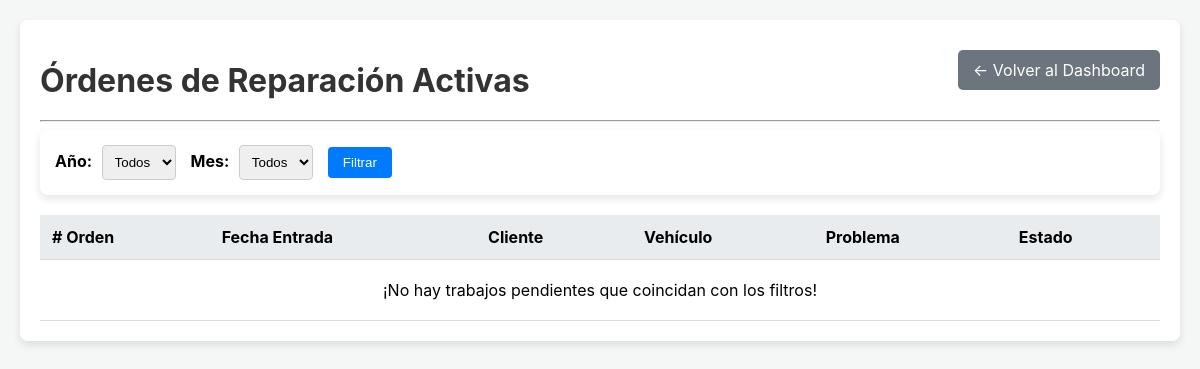
/ordenes/ (signed in), run on an earlier commit of the app's database.
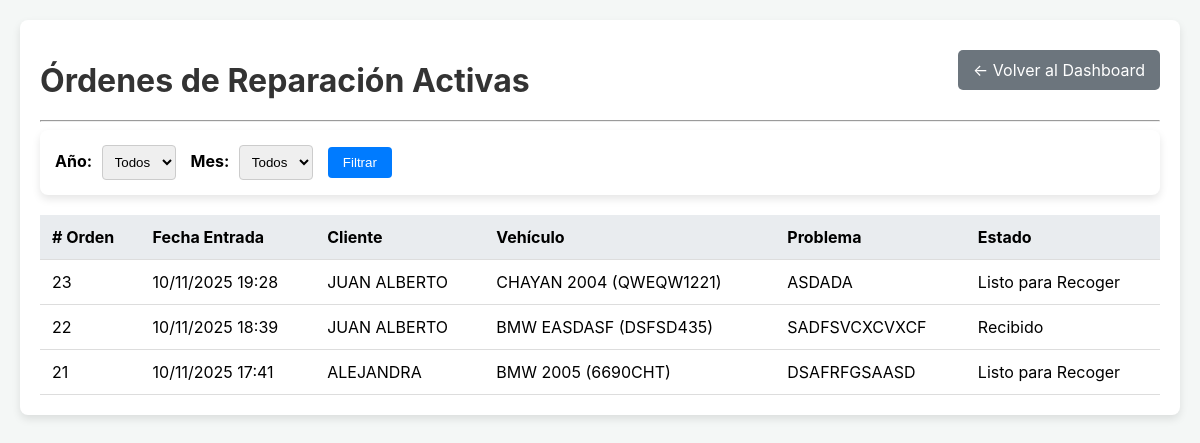
And on a later commit of the database.
### taller/models.py (models this page shows, shortened)
class OrdenDeReparacion(models.Model):
    cliente = models.ForeignKey(Cliente, on_delete=models.CASCADE)
    vehiculo = models.ForeignKey(Vehiculo, on_delete=models.CASCADE)
    fecha_entrada = models.DateTimeField(auto_now_add=True)
    problema = models.TextField()
    presupuesto_origen = models.OneToOneField('Presupuesto', on_delete=models.SET_NULL, null=True, blank=True, related_name='orden_generada')
    ESTADO_CHOICES = [
        ('Recibido', 'Recibido'),
        ('En Diagnostico', 'En Diagnóstico'),
        ('Esperando Piezas', 'Esperando Piezas'),
        ('En Reparacion', 'En Reparación'),
        ('Listo para Recoger', 'Listo para Recoger'),
        ('Entregado', 'Entregado'),
    ]
    estado = models.CharField(max_length=20, choices=ESTADO_CHOICES, default='Recibido')

class Cliente(models.Model):
    nombre = models.CharField(max_length=100)
    telefono = models.CharField(max_length=20, unique=True)
    TIPO_DOCUMENTO_CHOICES = [
        ('DNI', 'DNI'),
        ('NIE', 'NIE'),
        ('NIF', 'NIF (Empresas)'),
    ]
    tipo_documento = models.CharField(max_length=10, choices=TIPO_DOCUMENTO_CHOICES, default='DNI', null=True, blank=True)
    documento_fiscal = models.CharField(max_length=20, null=True, blank=True, help_text="Número de DNI, NIE o NIF")
    direccion_fiscal = models.CharField(max_length=255, null=True, blank=True, help_text="Calle, Número, Piso, Puerta")
    codigo_postal_fiscal = models.CharField(max_length=10, null=True, blank=True)
    ciudad_fiscal = models.CharField(max_length=100, null=True, blank=True)
    provincia_fiscal = models.CharField(max_length=100, null=True, blank=True)

class Vehiculo(models.Model):
    matricula = models.CharField(max_length=20, unique=True)
    marca = models.CharField(max_length=50)
    modelo = models.CharField(max_length=50)
    kilometraje = models.IntegerField(default=0)
    cliente = models.ForeignKey(Cliente, on_delete=models.CASCADE)
    def __str__(self):
        return f"{self.marca} {self.modelo} ({self.matricula})"

### taller/views.py (the view, shortened to what this page needs)
# urls.py: path('ordenes/', views.lista_ordenes, name='lista_ordenes'),
@login_required
def lista_ordenes(request):
    ordenes_qs = OrdenDeReparacion.objects.exclude(estado='Entregado').select_related('cliente', 'vehiculo').order_by('-fecha_entrada')
    anos_y_meses_data = get_anos_y_meses_con_datos()
    anos_disponibles = sorted(anos_y_meses_data.keys(), reverse=True)
    ano_seleccionado = request.GET.get('ano')
    mes_seleccionado = request.GET.get('mes')
    if ano_seleccionado:
        try:
            ano_int = int(ano_seleccionado)
            ordenes_qs = ordenes_qs.filter(fecha_entrada__year=ano_int)
        except (ValueError, TypeError):
            ano_seleccionado = None
    ano_sel_int = int(ano_seleccionado) if ano_seleccionado else None
    mes_sel_int = int(mes_seleccionado) if mes_seleccionado else None
    context = {
        'ordenes': ordenes_qs,
        'anos_y_meses': anos_y_meses_data,
        'anos_disponibles': anos_disponibles,
        'ano_seleccionado': ano_sel_int,
        'mes_seleccionado': mes_sel_int,
        'meses_del_ano': range(1, 13)
    }
    return render(request, 'taller/lista_ordenes.html', context)

### taller/templates/taller/lista_ordenes.html (shortened to what this page needs)
<!DOCTYPE html>
{% load static %}
<html lang="es">
<head>
    <link rel="stylesheet" href="{% static 'taller/css/main.css' %}">
    <link rel="stylesheet" href="{% static 'taller/css/responsive.css' %}">
</head>
<body>
    <div class="container">
        <div class="header">
            <h1>Órdenes de Reparación Activas</h1>
            <a href="{% url 'home' %}" class="back-btn">← Volver al Dashboard</a>
        </div>
        <hr>
        <form method="get" action="">
            <div class="filters">
                <div>
                    <label for="ano">Año:</label>
                    <select name="ano" id="ano">
                        <option value="">Todos</option>
                    </select>
                </div>
                <div>
                    <label for="mes">Mes:</label>
                    <select name="mes" id="mes">
                        <option value="">Todos</option>
                    </select>
                </div>
                <button type="submit">Filtrar</button>
            </div>
        </form>
        <table class="order-table">
            <thead>
                <tr>
                    <th># Orden</th>
                    <th>Fecha Entrada</th>
                    <th>Cliente</th>
                    <th>Vehículo</th>
                    <th>Problema</th>
                    <th>Estado</th>
                </tr>
            </thead>
            <tbody>
                {% for orden in ordenes %}
                    <tr data-url="{% url 'detalle_orden' orden.id %}">
                        <td>{{ orden.id }}</td>
                        <td>{{ orden.fecha_entrada|date:"d/m/Y H:i" }}</td>
                        <td>{{ orden.cliente.nombre }}</td>
                        <td>{{ orden.vehiculo }}</td>
                        <td>{{ orden.problema }}</td>
                        <td>{{ orden.estado }}</td>
                    </tr>
                {% empty %}
                    <tr>
                        <td colspan="6" style="text-align: center; padding: 20px;">¡No hay trabajos pendientes que coincidan con los filtros!</td> </tr>
                {% endfor %}
            </tbody>
        </table>
    </div>
</body>
</html>

What changed in the data, as far as the page shows it:
added OrdenDeReparacion: id "23", fecha_entrada "10/11/2025 19:28", cliente.nombre "JUAN ALBERTO", vehiculo "CHAYAN 2004 (QWEQW1221)", problema "ASDADA", estado "Listo para Recoger"
added OrdenDeReparacion: id "22", fecha_entrada "10/11/2025 18:39", cliente.nombre "JUAN ALBERTO", vehiculo "BMW EASDASF (DSFSD435)", problema "SADFSVCXCVXCF", estado "Recibido"
added OrdenDeReparacion: id "21", fecha_entrada "10/11/2025 17:41", cliente.nombre "ALEJANDRA", vehiculo "BMW 2005 (6690CHT)", problema "DSAFRFGSAASD", estado "Listo para Recoger"
Also different on the page:
text no longer shown: "¡No hay trabajos pendientes que coincidan con los filtros!"
